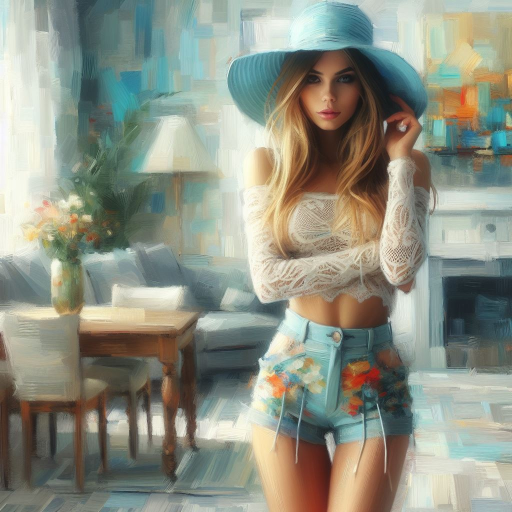
#> input picture ml/image.jpg, 1024 x 1024 px, found by its file name (shown at 1/2 size)
$ python 'import cv2 3.py'
#> lines starting #> are read from the running program, lines starting #| are printed output that depends on the picture
import cv2
import numpy as np

def read_image(file_path):
    # Read the image
#> called with file_path = 'image.jpg'
    img = cv2.imread(file_path)
#> img is the input picture: shape (1024, 1024, 3); mean B, G, R 132.4, 146.2, 142.4
    if img is None:
        print("Error: Image not found")
    return img

def convert_to_gray(image):
    # Convert the image to grayscale
    gray = cv2.cvtColor(image, cv2.COLOR_BGR2GRAY)
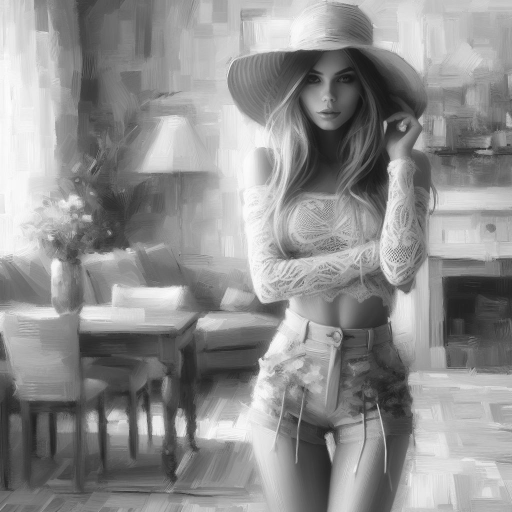
#> gray: shape (1024, 1024) (shown at 1/2 size); min 19, max 254, mean 143.5
    return gray

def apply_gaussian_blur(image):
    # Apply a Gaussian blur to the image
    blur = cv2.GaussianBlur(image, (5, 5), 0)
    return blur

def detect_edges(image):
    # Apply edge detection to the image
    edges = cv2.Canny(image, 50, 150)
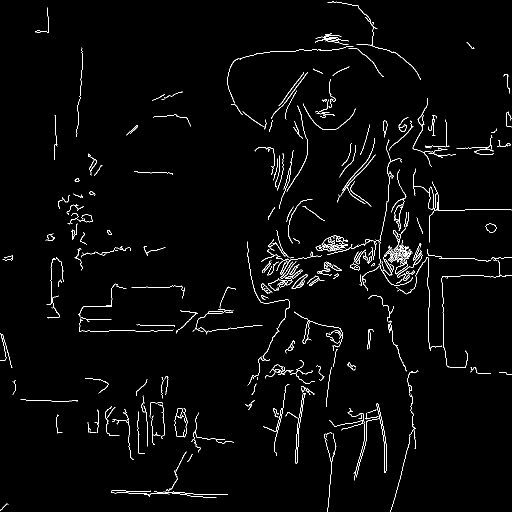
#> edges: shape (1024, 1024) (shown at 1/2 size); 2.1% white in thin lines or dots
    return edges

def resize_image(image, width, height):
    # Resize the image
#> called with width = 300, height = 300
    resized_image = cv2.resize(image, (width, height))
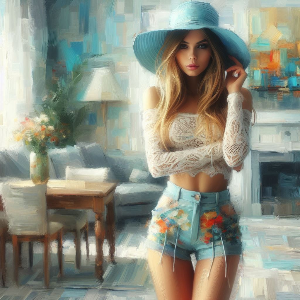
#> resized_image: shape (300, 300, 3); mean B, G, R 132.3, 146.1, 142.3
    return resized_image

def save_image(file_path, image):
    # Save the image to a file
    cv2.imwrite(file_path, image)

def display_image(title, image):
    # Display the image
    cv2.imshow(title, image)

def main():
    file_path = 'image.jpg'
    img = read_image(file_path)
    if img is not None:
        gray = convert_to_gray(img)
        blur = apply_gaussian_blur(gray)
        edges = detect_edges(blur)

        display_image('Original', img)
        display_image('Grayscale', gray)
        display_image('Blurred', blur)
        display_image('Edges', edges)

        # Resize the image
        resized_img = resize_image(img, 300, 300)
        display_image('Resized Image', resized_img)

        # Save the processed images to files
        save_image('gray_image.jpg', gray)
        save_image('blurred_image.jpg', blur)
        save_image('edges_image.jpg', edges)
        save_image('resized_image.jpg', resized_img)

        cv2.waitKey(0)
        cv2.destroyAllWindows()

if __name__ == "__main__":
    main()
